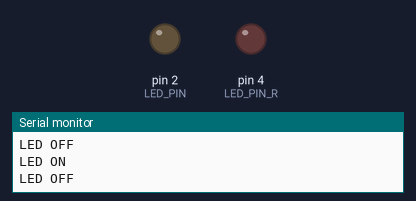
The sketch below on a simulated Arduino Uno, built with avr-gcc and run on an emulated ATmega328P. On the bench: output pins drawn as LEDs (lit = HIGH), the last lines printed to the serial monitor.

Above: at 1.3 s.
At 9.8 s:
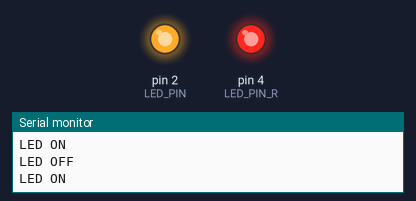
Timing chart, 0 to 10.1 s (numbered marks = the images above):
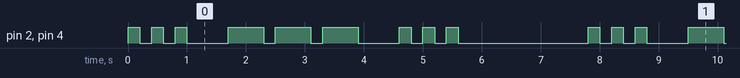

The sketch:

_ex3main.ino
```cpp
#define LED_PIN 2
#define LED_PIN_R 4

void setup() {
  // 初始化串口通信，设置波特率为115200
  Serial.begin(115200);
  // 将LED引脚设置为输出模式
  pinMode(LED_PIN, OUTPUT);
  pinMode(LED_PIN_R, OUTPUT);
}

void loop() {
  // S: 短闪3次
  for(int i=0; i<3; i++) {
    digitalWrite(LED_PIN, HIGH);
    digitalWrite(LED_PIN_R, HIGH);
    Serial.println("LED ON");  // 保留你的串口输出
    delay(200);

    digitalWrite(LED_PIN, LOW);
    digitalWrite(LED_PIN_R, LOW);
    Serial.println("LED OFF"); // 保留你的串口输出
    delay(200);
  }
  delay(500); // 字母间隔

  // O: 长闪3次
  for(int i=0; i<3; i++) {
    digitalWrite(LED_PIN, HIGH);
    digitalWrite(LED_PIN_R, HIGH);
    Serial.println("LED ON");
    delay(600);

    digitalWrite(LED_PIN, LOW);
    digitalWrite(LED_PIN_R, LOW);
    Serial.println("LED OFF");
    delay(200);
  }
  delay(500);

  // S: 短闪3次
  for(int i=0; i<3; i++) {
    digitalWrite(LED_PIN, HIGH);
    digitalWrite(LED_PIN_R, HIGH);
    Serial.println("LED ON");
    delay(200);

    digitalWrite(LED_PIN, LOW);
    digitalWrite(LED_PIN_R, LOW);
    Serial.println("LED OFF");
    delay(200);
  }
  delay(2000); // 一轮结束间隔
}
```

Measured:
- by itself, pin 2 (LED_PIN), pin 4 (LED_PIN_R): repeats every 7.8 s: 2 × (LOW 0.20 s, HIGH 0.20 s), LOW 0.70 s, 2 × (HIGH 0.60 s, LOW 0.20 s), HIGH 0.60 s, LOW 0.70 s, 2 × (HIGH 0.20 s, LOW 0.20 s), HIGH 0.20 s, LOW 2.2 s, HIGH 0.20 s
- by itself, everything shown: repeats every 7.8 s, in 18 steps
